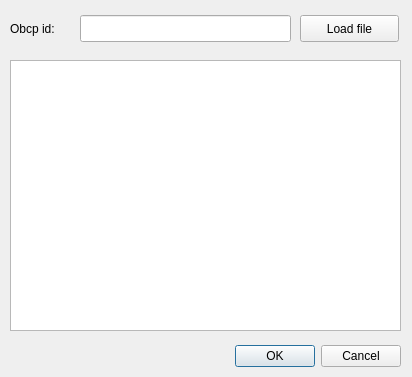
<?xml version="1.0" encoding="UTF-8"?>
<ui version="4.0">
 <class>CodeView</class>
 <widget class="QDialog" name="CodeView">
  <property name="geometry">
   <rect>
    <x>0</x>
    <y>0</y>
    <width>412</width>
    <height>377</height>
   </rect>
  </property>
  <property name="windowTitle">
   <string>Code</string>
  </property>
  <widget class="QDialogButtonBox" name="buttonBox">
   <property name="geometry">
    <rect>
     <x>10</x>
     <y>340</y>
     <width>391</width>
     <height>32</height>
    </rect>
   </property>
   <property name="orientation">
    <enum>Qt::Horizontal</enum>
   </property>
   <property name="standardButtons">
    <set>QDialogButtonBox::Cancel|QDialogButtonBox::Ok</set>
   </property>
  </widget>
  <widget class="QPlainTextEdit" name="obcpCodeTextEdit">
   <property name="geometry">
    <rect>
     <x>10</x>
     <y>60</y>
     <width>391</width>
     <height>271</height>
    </rect>
   </property>
  </widget>
  <widget class="QLabel" name="obcpIdLbl">
   <property name="geometry">
    <rect>
     <x>10</x>
     <y>20</y>
     <width>68</width>
     <height>17</height>
    </rect>
   </property>
   <property name="text">
    <string>Obcp id:</string>
   </property>
  </widget>
  <widget class="QLineEdit" name="obcpIdValue">
   <property name="geometry">
    <rect>
     <x>80</x>
     <y>15</y>
     <width>211</width>
     <height>27</height>
    </rect>
   </property>
  </widget>
  <widget class="QPushButton" name="loadObcpFile">
   <property name="geometry">
    <rect>
     <x>300</x>
     <y>15</y>
     <width>99</width>
     <height>27</height>
    </rect>
   </property>
   <property name="text">
    <string>Load file</string>
   </property>
  </widget>
 </widget>
 <resources/>
 <connections>
  <connection>
   <sender>buttonBox</sender>
   <signal>accepted()</signal>
   <receiver>CodeView</receiver>
   <slot>accept()</slot>
   <hints>
    <hint type="sourcelabel">
     <x>248</x>
     <y>254</y>
    </hint>
    <hint type="destinationlabel">
     <x>157</x>
     <y>274</y>
    </hint>
   </hints>
  </connection>
  <connection>
   <sender>buttonBox</sender>
   <signal>rejected()</signal>
   <receiver>CodeView</receiver>
   <slot>reject()</slot>
   <hints>
    <hint type="sourcelabel">
     <x>316</x>
     <y>260</y>
    </hint>
    <hint type="destinationlabel">
     <x>286</x>
     <y>274</y>
    </hint>
   </hints>
  </connection>
 </connections>
</ui>
